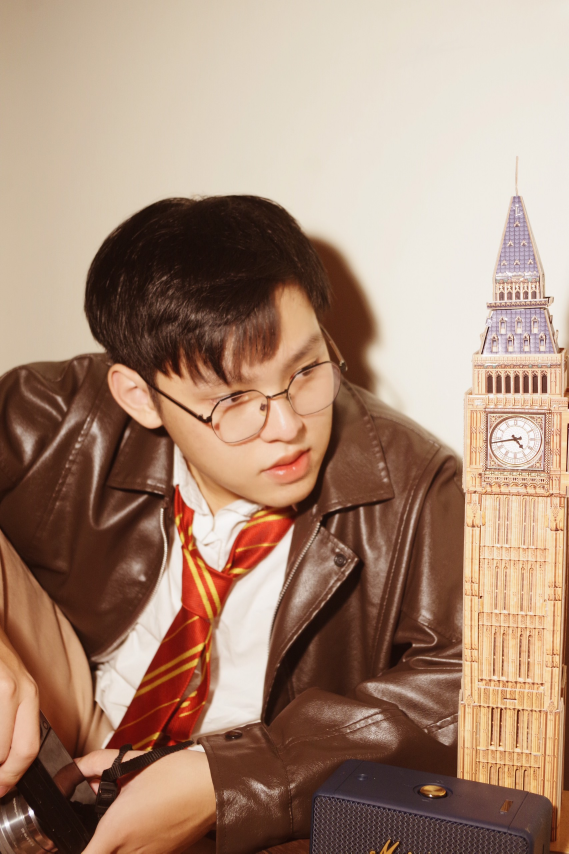
#> input picture profile-pic1.jpg, 1706 x 2560 px (shown at 1/3 size)
$ python make_circle_avt.py
#> lines starting #> are read from the running program, lines starting #| are printed output that depends on the picture
from PIL import Image, ImageDraw

def make_circle_avatar(image_path, output_path):
#> called with image_path = 'profile-pic1.jpg', output_path = 'avatar_circle1.png'
    img = Image.open(image_path).convert("RGBA")
    size = min(img.size)
#> size = 1706
    img = img.resize((size, size))
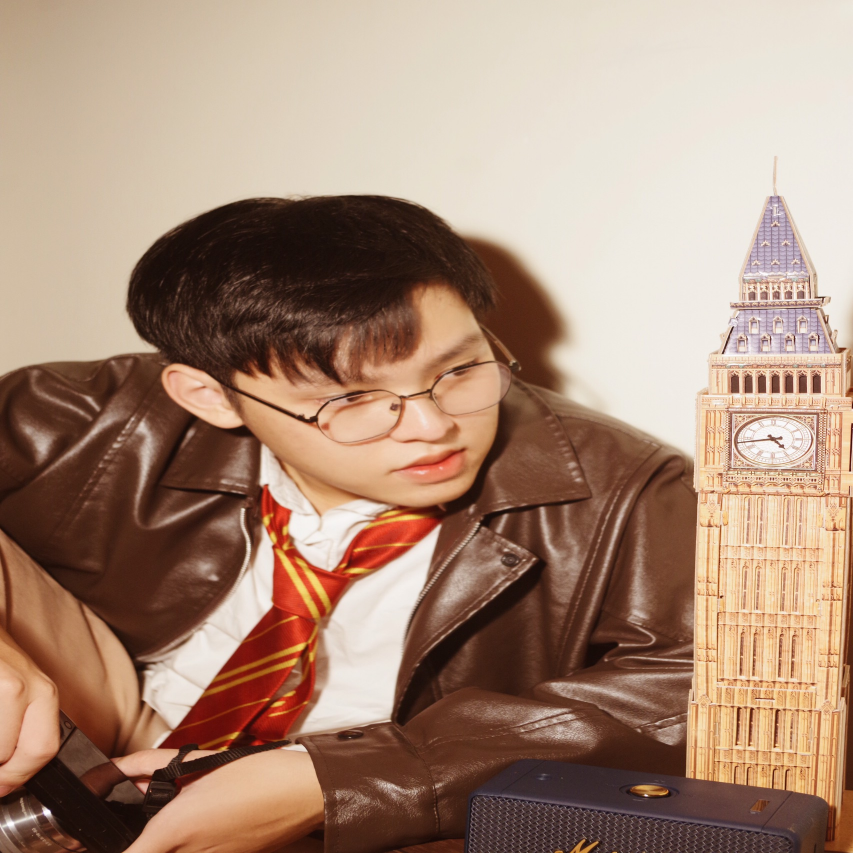
#> img: PIL image 1706x1706 RGBA (shown at 1/2 size); mean R, G, B, A 167.7, 137.7, 118.6, 255

    mask = Image.new("L", (size, size), 0)
#> mask: PIL image 1706x1706 L; every value is 0
    draw = ImageDraw.Draw(mask)
    draw.ellipse((0, 0, size, size), fill=255)

    result = Image.new("RGBA", (size, size))
#> result: PIL image 1706x1706 RGBA; every value is 0
    result.paste(img, (0, 0), mask)
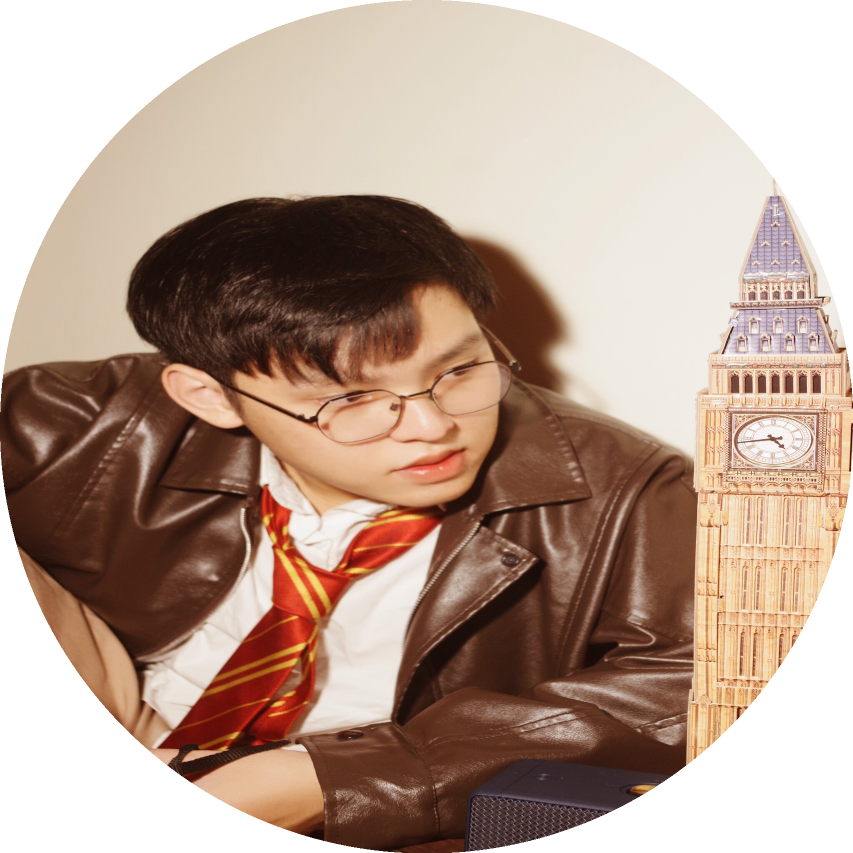
#> result: PIL image 1706x1706 RGBA (shown at 1/2 size); mean R, G, B, A 129, 104.9, 90.5, 200.5; transparent parts drawn white
    result.save(output_path)

make_circle_avatar("profile-pic1.jpg", "avatar_circle1.png")
make_circle_avatar("profile-pic2.jpg", "avatar_circle2.png")
#> call 2 of make_circle_avatar, with image_path = 'profile-pic2.jpg', output_path = 'avatar_circle2.png'
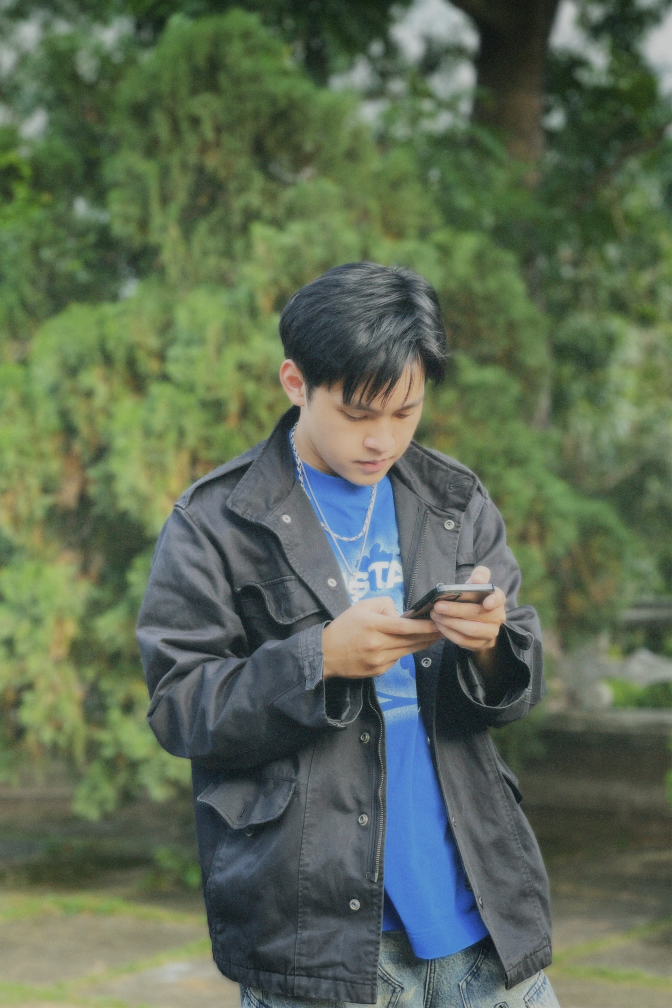
#> input picture profile-pic2.jpg, 2688 x 4032 px (shown at 1/4 size)
#> in make_circle_avatar (call 2), `img = img.resize((size, size))`:
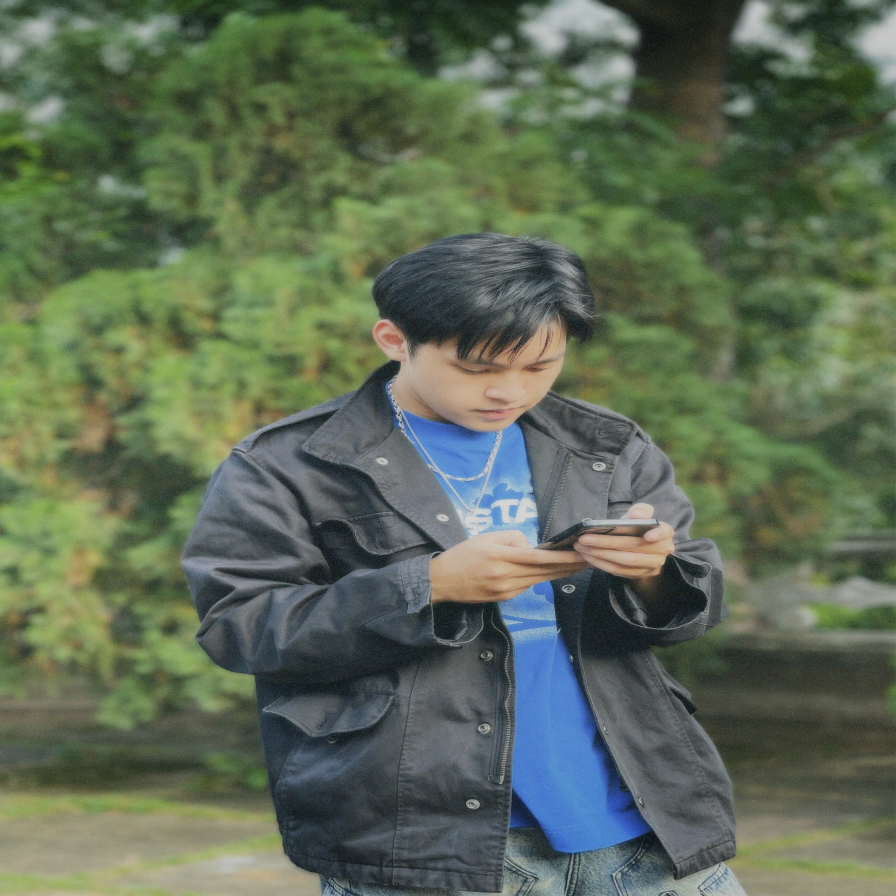
#> img: PIL image 2688x2688 RGBA (shown at 1/3 size); mean R, G, B, A 93.2, 106.5, 85.8, 255
#> in make_circle_avatar (call 2), `mask = Image.new("L", (size, size), 0)`: mask: PIL image 2688x2688 L; every value is 0
#> in make_circle_avatar (call 2), `result = Image.new("RGBA", (size, size))`: result: PIL image 2688x2688 RGBA; every value is 0
#> in make_circle_avatar (call 2), `result.paste(img, (0, 0), mask)`:
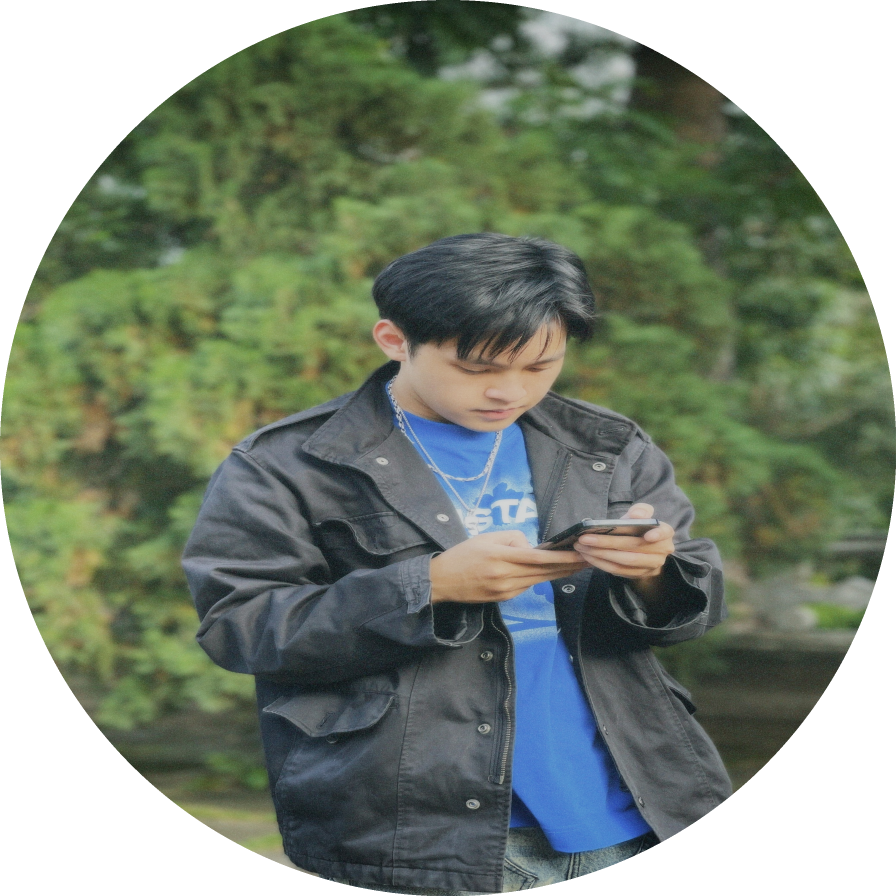
#> result: PIL image 2688x2688 RGBA (shown at 1/3 size); mean R, G, B, A 72.4, 83.2, 68, 200.4; transparent parts drawn white
